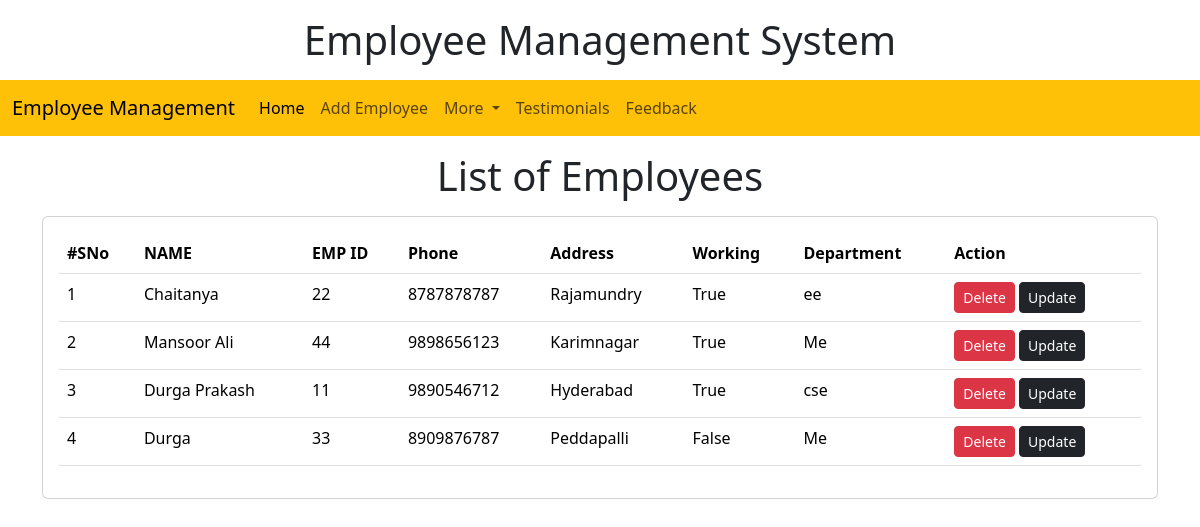
The page /emp/home/ on the database its author committed.
### emp/models.py (models this page shows, shortened)
class Emp(models.Model):
    name=models.CharField(max_length=200)
    emp_id=models.CharField(max_length=200)
    phone=models.CharField(max_length=10)
    address=models.CharField(max_length=150)
    working=models.BooleanField(default=False,null=True,blank=True)
    department=models.CharField(max_length=50)

### emp/views.py (the view)
# urls.py: path("home/",emp_home),
def emp_home(request):
    emps=Emp.objects.all()
    return render(request,"emp/home.html",{'emps':emps})

### templates/emp/home.html (shortened to what this page needs)
<!doctype html>
<html lang="en">
<head>
    <link href="https://cdn.jsdelivr.net/npm/bootstrap@5.3.3/dist/css/bootstrap.min.css" rel="stylesheet">
</head>
<body>
    <h1 class="text-center my-3">Employee Management System</h1>
    {% include 'emp/navbar.html' %}
    <h1 class="text-center my-3">List of Employees</h1>
    <div class="container">
        <div class="row">
            <div class="col-md-12">
                <div class="card">
                    <div class="card-body">
                        <table class="table">
                            <thead>
                                <tr>
                                    <th>
                                        #SNo
                                    </th>
                                    <th>
                                        NAME
                                    </th>
                                    <th>
                                        EMP ID
                                    </th>
                                    <th>
                                        Phone
                                    </th>
                                    <th>
                                        Address
                                    </th>
                                    <th>
                                        Working
                                    </th>
                                    <th>
                                        Department
                                    </th>
                                    <th>Action</th>
                                </tr>
                            </thead>
                            <tbody>
                                {% for e in emps %}
                                <tr>
                                    <td>{{forloop.counter}}</td>
                                    <td>{{e.name}}</td>
                                    <td>{{e.emp_id}}</td>
                                    <td>{{e.phone}}</td>
                                    <td>{{e.address}}</td>
                                    <td>{{e.working}}</td>
                                    <td>{{e.department}}</td>
                                    <td>
                                        <a href="/emp/delete-emp/{{e.id}}" class="btn btn-danger btn-sm">Delete</a>
                                        <a href="/emp/update-emp/{{e.id}}" class="btn btn-dark btn-sm">Update</a>
                                    </td>
                                </tr>
                                {%endfor %}
                            </tbody>
                        </table>
                    </div>
                </div>
            </div>
        </div>
    </div>
</body>
</html>

### rows shown on the page
Emp: name "Chaitanya", emp_id "22", phone "8787878787", address "Rajamundry", working "True", department "ee"
Emp: name "Mansoor Ali", emp_id "44", phone "9898656123", address "Karimnagar", working "True", department "Me"
Emp: name "Durga Prakash", emp_id "11", phone "9890546712", address "Hyderabad", working "True", department "cse"
Emp: name "Durga", emp_id "33", phone "8909876787", address "Peddapalli", working "False", department "Me"
